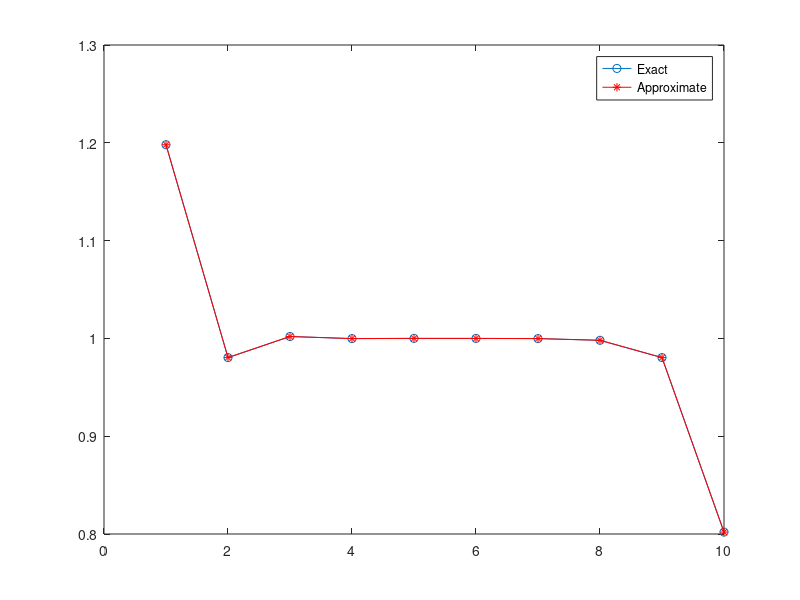

Here is the MATLAB script that generated this plot:
% Size of the system
d = 10;
% Epsilon, set for an example.
epsilon = 0.1;
% Create the tri-diagonal matrix.
A = eye(d) + diag(epsilon*ones(d-1,1),-1) - diag(epsilon*ones(d-1,1),1) ;
% Right-hand side.
b = ones(d,1);
b(1) = 1 + epsilon;
b(end) = 1 - epsilon;

% Exact solution, computed the operator '\'
x_ex = A\b;

% Initial guess for our approximation
x_gs = zeros(d,1);
temp = zeros(d,1);
% The tolerance we want.
TOL = 1e-5;
% The maximum number of iterations, if the method does not converge.
Nmax = 1000;
% Counter for the number of iterations needed for the method to converge.
Niter = 0;


% Gauss-Seidel method.
while(1)
	% Computation of the next approximation.
    for j = 1 : d
        temp1 = 0;
        for k = 1 : j-1
            temp1 = temp1 + A(j,k)*temp(k);
        end
        for k = j+1 : d
            temp1 = temp1 + A(j,k)*x_gs(k);
        end
        temp(j) = -1/A(j,j)*(temp1 - b(j));
    end

	Niter = Niter + 1;

	% Computing the sigma function.
	if(norm(x_gs,'inf') == 0)
		s = 1;
	else
		s = norm(x_gs,'inf');
	end

	% Convergence check.
	if(norm(temp-x_gs,'inf')/s <= TOL|| Niter == Nmax)
		break;
	end
	
	% Replace our new approximation as the current approximation.
	x_gs = temp;
end

% Print output.
fprintf('    Exact     Approx.\n')
disp([x_ex,x_gs])
fprintf('Iterations needed for TOL = %g, was: %d \n',TOL,Niter)

% Plot and compare the results.
plot(1:length(x_ex),x_ex,'o-',1:length(x_gs),x_gs,'r*-')
legend('Exact','Approximate','Location','Best')
shg



